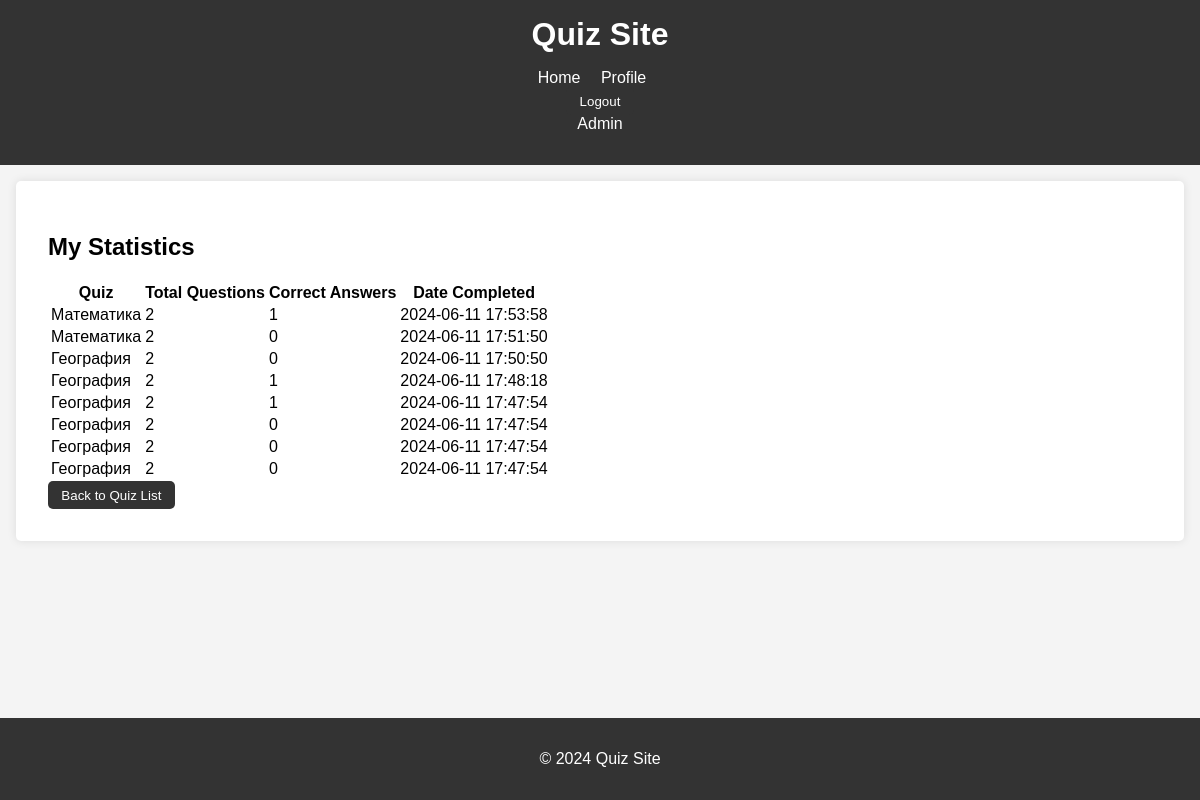
Before: /statistics/ (signed in) with the older database file.
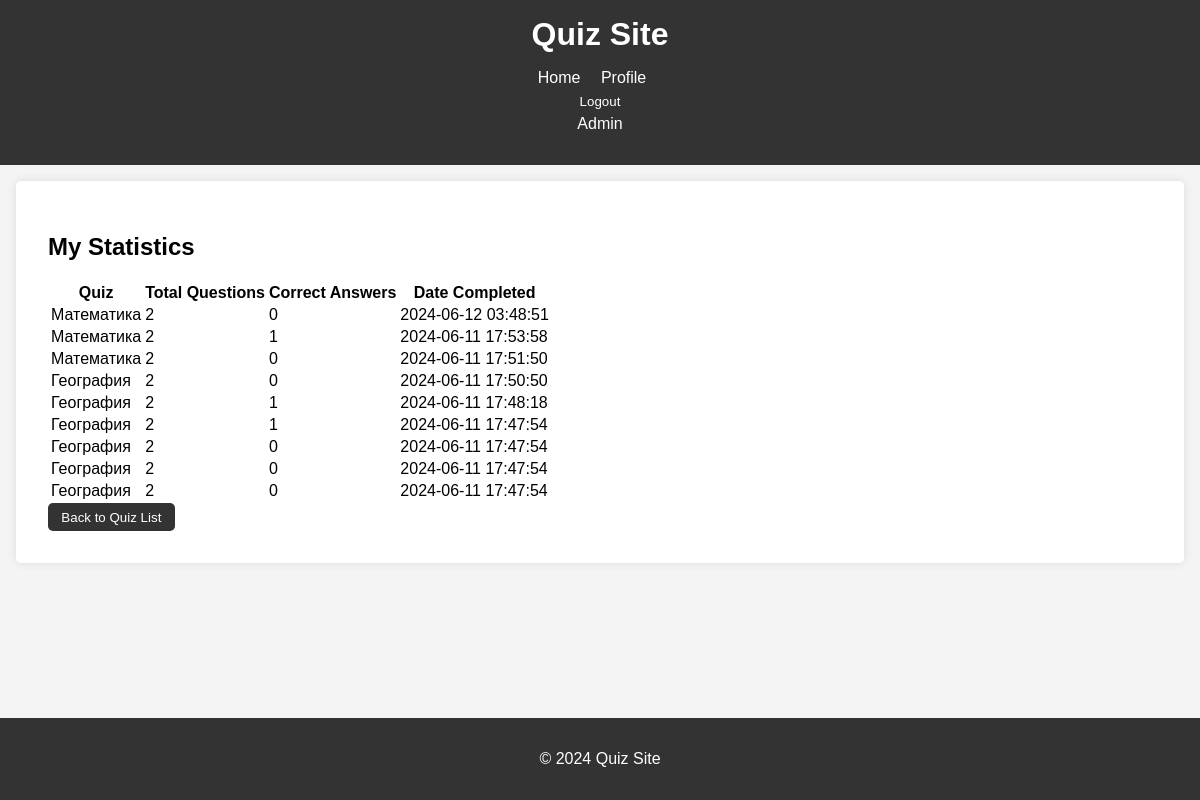
After: the same page with the newer database file.
### quizzes/models.py (models this page shows, shortened)
class UserQuizResult(models.Model):
    user = models.ForeignKey(User, on_delete=models.CASCADE)
    quiz = models.ForeignKey(Quiz, on_delete=models.CASCADE)
    total_questions = models.IntegerField()
    correct_answers = models.IntegerField()
    completed_at = models.DateTimeField(default=timezone.now)  # Поле для хранения времени прохождения

class Quiz(models.Model):
    title = models.CharField(max_length=200)
    description = models.TextField()

### quizzes/views.py (the view)
# urls.py: path('statistics/', views.user_statistics, name='user_statistics'),
@login_required
def user_statistics(request):
    log_user_activity(request.user, "Viewed user statistics")
    user_results = UserQuizResult.objects.filter(user=request.user).order_by('-completed_at')
    return render(request, 'quizzes/user_statistics.html', {'user_results': user_results})

### quizzes/views.py (called while the page is built)
def log_user_activity(user, activity):
    UserActivityLog.objects.create(user=user, activity=activity)

### quizzes/templates/quizzes/user_statistics.html (shortened to what this page needs)
{% extends 'quizzes/base.html' %}
{% block content %}
<h2>My Statistics</h2>
<table>
    <thead>
        <tr>
            <th>Quiz</th>
            <th>Total Questions</th>
            <th>Correct Answers</th>
            <th>Date Completed</th>
        </tr>
    </thead>
    <tbody>
        {% for result in user_results %}
            <tr>
                <td>{{ result.quiz.title }}</td>
                <td>{{ result.total_questions }}</td>
                <td>{{ result.correct_answers }}</td>
                <td>{{ result.completed_at|date:"Y-m-d H:i:s" }}</td>
            </tr>
        {% endfor %}
    </tbody>
</table>
<a href="{% url 'quiz_list' %}"><button>Back to Quiz List</button></a>
{% endblock %}

Changed rows visible on the page:
added UserQuizResult: quiz "Математика", total_questions "2", correct_answers "0", completed_at "2024-06-12 03:48:51"
